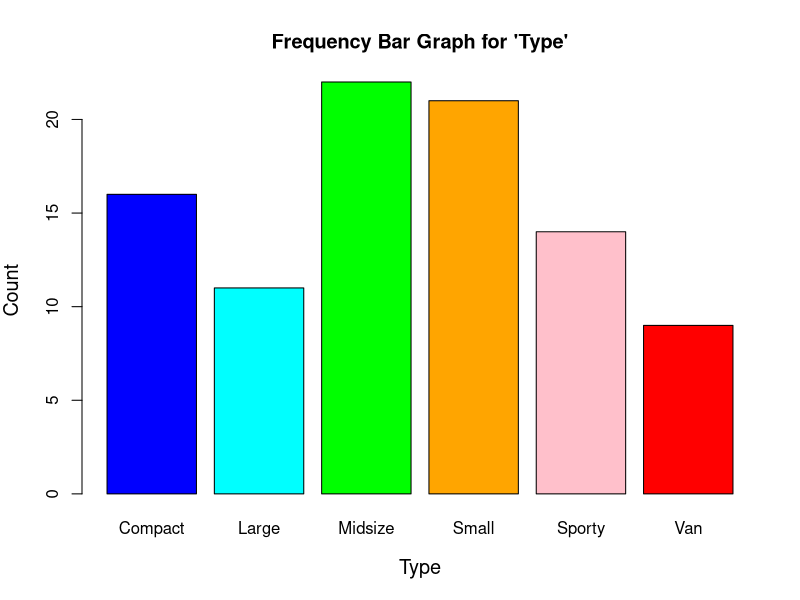
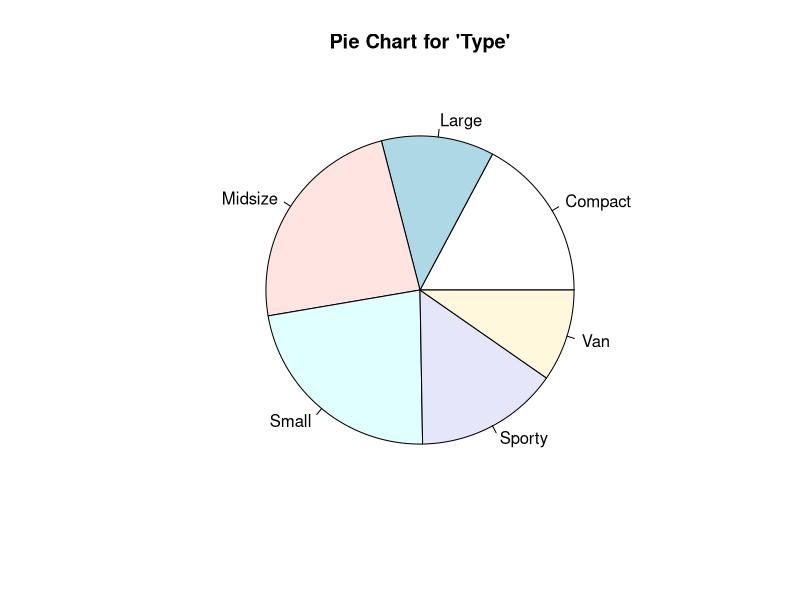

The R script that drew these images, in order:
## ---- chunk 1
# Your code goes here
## ---- chunk 2
library(MASS)
data(Cars93)
## ---- chunk 3
head(Cars93)
## ---- chunk 4
#create frequency and relative frequency table
type_frequency <- table(Cars93$Type)
type_relative_frequency <- prop.table(type_frequency) *100

#round to 3 digits
type_frequency <- round(type_frequency, 3)
type_relative_frequency <- round(type_relative_frequency, 3)

#print tables
type_frequency
type_relative_frequency
## ---- chunk 5
barplot(type_frequency, main = "Frequency Bar Graph for 'Type'", xlab = "Type", ylab = "Count", col = c("blue", "cyan", "green", "orange", "pink", "red"), cex.lab = 1.2)
## ---- chunk 6
pie(type_frequency, main = "Pie Chart for 'Type'", cex.lab = 1.2)
## ---- chunk 7

## ---- chunk 8

## ---- chunk 9

## ---- chunk 10

## ---- chunk 11

## ---- chunk 12

## ---- chunk 13
